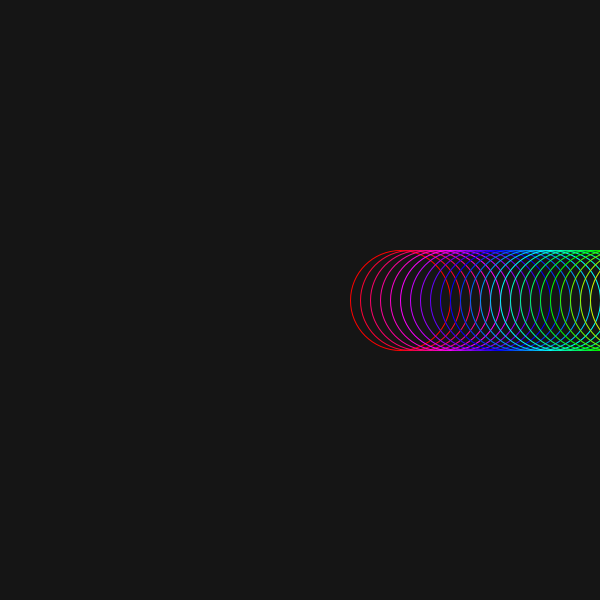
Frame 1 (no input)
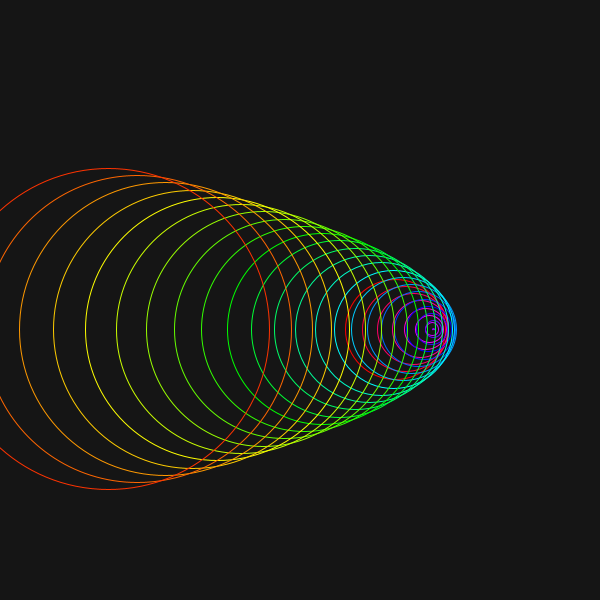
Frame 60 (the mouse pressed at the canvas centre just before this capture)
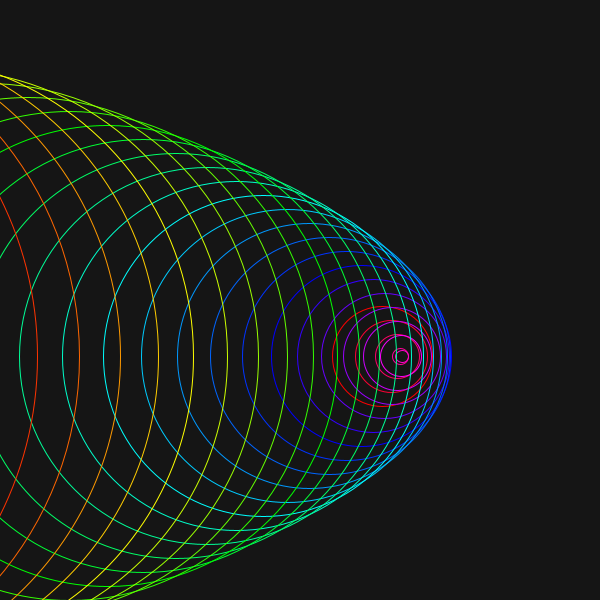
Frame 120 (the mouse held since frame 60 and released just before this capture)

The Processing sketch that drew these frames (run headless with seeded random() and noise(); from frame 60 on, the mouse is pressed at the canvas centre):

// Processing sketch: sketch_recursive_4
// ── sketch_recursive_4.pde
float a = 0;
float b = 0;
//float[] angles = {0, 180, 90};

void setup() {
  size(600, 600);
  noFill();
  //smooth(8);
  colorMode(HSB, 360, 100, 100);
}

void draw() {
  background(30);
  translate(width/2, height/2);
  recursiveFunction(100 * cos(a), 100 * sin(a), 100, 30);
  a += 0.005;
  b += 0.05;
}

void recursiveFunction(float x, float y, float radius, int level) {
  float angle, nx, ny, nr;
  //stroke(255, 10*level, 0);
  stroke(360/30*level, 100, 100);
  ellipse(x, y, radius, radius);
  
  if(level > 1) {
    //angle = random(TWO_PI);
    //nx = x + radius/2 * cos(a);
    //ny = y + radius/2 * sin(a);
    //nr = radius/2 * sin(b);
    //recursiveFunction(nx, ny, nr, level-1);
    
    //angle = random(TWO_PI);
    //nx = x + radius/2 * cos(TWO_PI);
    //ny = y + radius/2 * sin(TWO_PI);
    //nr = radius/2 * sin(b);
    //recursiveFunction(nx, ny, nr, level-1);
    
    
    angle = 0;
    nx = x + radius/10 * cos(a);
    ny = y + radius/2 * sin(angle);
    nr = radius-50 * sin(a);
    recursiveFunction(nx, ny, nr, level-1);
    
    
    //nx = width/2 * cos(a);
    //ny = height/2;
    //nr = radius/2 * sin(a);
    //recursiveFunction(nx, ny, nr, level-1);
    
  }
}
